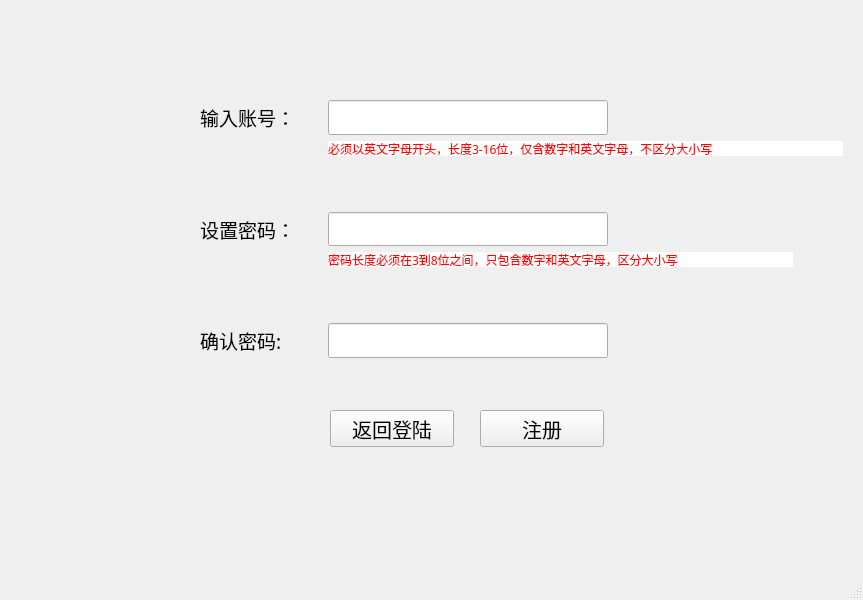
<?xml version="1.0" encoding="UTF-8"?>
<ui version="4.0">
 <class>ZhuCe_MainWindow</class>
 <widget class="QMainWindow" name="ZhuCe_MainWindow">
  <property name="geometry">
   <rect>
    <x>0</x>
    <y>0</y>
    <width>863</width>
    <height>600</height>
   </rect>
  </property>
  <property name="font">
   <font>
    <family>仿宋</family>
    <pointsize>8</pointsize>
   </font>
  </property>
  <property name="windowTitle">
   <string>注册</string>
  </property>
  <widget class="QWidget" name="centralwidget">
   <widget class="QWidget" name="layoutWidget">
    <property name="geometry">
     <rect>
      <x>200</x>
      <y>100</y>
      <width>643</width>
      <height>258</height>
     </rect>
    </property>
    <layout class="QGridLayout" name="gridLayout">
     <item row="7" column="0">
      <widget class="QLabel" name="label_3">
       <property name="font">
        <font>
         <family>仿宋</family>
         <pointsize>14</pointsize>
        </font>
       </property>
       <property name="text">
        <string>确认密码:</string>
       </property>
      </widget>
     </item>
     <item row="4" column="0">
      <widget class="QLabel" name="label_2">
       <property name="minimumSize">
        <size>
         <width>0</width>
         <height>30</height>
        </size>
       </property>
       <property name="font">
        <font>
         <family>仿宋</family>
         <pointsize>14</pointsize>
        </font>
       </property>
       <property name="text">
        <string>设置密码：</string>
       </property>
      </widget>
     </item>
     <item row="7" column="1">
      <widget class="QLineEdit" name="QueRenMiMa">
       <property name="minimumSize">
        <size>
         <width>270</width>
         <height>30</height>
        </size>
       </property>
       <property name="maximumSize">
        <size>
         <width>280</width>
         <height>16777215</height>
        </size>
       </property>
       <property name="font">
        <font>
         <family>仿宋</family>
         <pointsize>14</pointsize>
        </font>
       </property>
       <property name="echoMode">
        <enum>QLineEdit::Password</enum>
       </property>
      </widget>
     </item>
     <item row="0" column="0">
      <widget class="QLabel" name="label">
       <property name="font">
        <font>
         <family>仿宋</family>
         <pointsize>14</pointsize>
        </font>
       </property>
       <property name="text">
        <string>输入账号：</string>
       </property>
      </widget>
     </item>
     <item row="6" column="0">
      <spacer name="verticalSpacer_2">
       <property name="orientation">
        <enum>Qt::Vertical</enum>
       </property>
       <property name="sizeType">
        <enum>QSizePolicy::Fixed</enum>
       </property>
       <property name="sizeHint" stdset="0">
        <size>
         <width>20</width>
         <height>50</height>
        </size>
       </property>
      </spacer>
     </item>
     <item row="3" column="0">
      <spacer name="verticalSpacer">
       <property name="orientation">
        <enum>Qt::Vertical</enum>
       </property>
       <property name="sizeType">
        <enum>QSizePolicy::Fixed</enum>
       </property>
       <property name="sizeHint" stdset="0">
        <size>
         <width>20</width>
         <height>50</height>
        </size>
       </property>
      </spacer>
     </item>
     <item row="2" column="1">
      <widget class="QLabel" name="label_4">
       <property name="minimumSize">
        <size>
         <width>515</width>
         <height>0</height>
        </size>
       </property>
       <property name="maximumSize">
        <size>
         <width>515</width>
         <height>15</height>
        </size>
       </property>
       <property name="font">
        <font>
         <family>仿宋</family>
         <pointsize>9</pointsize>
        </font>
       </property>
       <property name="styleSheet">
        <string notr="true">color: rgb(255, 0, 4);
background-color: rgb(255, 255, 255);</string>
       </property>
       <property name="text">
        <string>必须以英文字母开头，长度3-16位，仅含数字和英文字母，不区分大小写</string>
       </property>
      </widget>
     </item>
     <item row="0" column="1">
      <widget class="QLineEdit" name="ShuRuZhangHao">
       <property name="minimumSize">
        <size>
         <width>270</width>
         <height>30</height>
        </size>
       </property>
       <property name="maximumSize">
        <size>
         <width>280</width>
         <height>16777215</height>
        </size>
       </property>
       <property name="font">
        <font>
         <family>仿宋</family>
         <pointsize>14</pointsize>
        </font>
       </property>
      </widget>
     </item>
     <item row="4" column="1">
      <widget class="QLineEdit" name="SheZhiMiMa">
       <property name="minimumSize">
        <size>
         <width>270</width>
         <height>30</height>
        </size>
       </property>
       <property name="maximumSize">
        <size>
         <width>280</width>
         <height>16777215</height>
        </size>
       </property>
       <property name="font">
        <font>
         <family>仿宋</family>
         <pointsize>14</pointsize>
        </font>
       </property>
       <property name="echoMode">
        <enum>QLineEdit::Password</enum>
       </property>
      </widget>
     </item>
     <item row="5" column="1">
      <widget class="QLabel" name="label_5">
       <property name="minimumSize">
        <size>
         <width>465</width>
         <height>0</height>
        </size>
       </property>
       <property name="maximumSize">
        <size>
         <width>465</width>
         <height>15</height>
        </size>
       </property>
       <property name="font">
        <font>
         <family>仿宋</family>
         <pointsize>9</pointsize>
        </font>
       </property>
       <property name="styleSheet">
        <string notr="true">color: rgb(255, 0, 4);
background-color: rgb(255, 255, 255);</string>
       </property>
       <property name="text">
        <string>密码长度必须在3到8位之间，只包含数字和英文字母，区分大小写</string>
       </property>
      </widget>
     </item>
    </layout>
   </widget>
   <widget class="QWidget" name="layoutWidget">
    <property name="geometry">
     <rect>
      <x>330</x>
      <y>410</y>
      <width>274</width>
      <height>37</height>
     </rect>
    </property>
    <layout class="QHBoxLayout" name="horizontalLayout_2">
     <item>
      <widget class="QPushButton" name="FanHuiDengLu">
       <property name="minimumSize">
        <size>
         <width>110</width>
         <height>35</height>
        </size>
       </property>
       <property name="font">
        <font>
         <family>仿宋</family>
         <pointsize>15</pointsize>
        </font>
       </property>
       <property name="text">
        <string>返回登陆</string>
       </property>
      </widget>
     </item>
     <item>
      <spacer name="horizontalSpacer_2">
       <property name="orientation">
        <enum>Qt::Horizontal</enum>
       </property>
       <property name="sizeType">
        <enum>QSizePolicy::Fixed</enum>
       </property>
       <property name="sizeHint" stdset="0">
        <size>
         <width>20</width>
         <height>20</height>
        </size>
       </property>
      </spacer>
     </item>
     <item>
      <widget class="QPushButton" name="ZhuCe">
       <property name="minimumSize">
        <size>
         <width>110</width>
         <height>35</height>
        </size>
       </property>
       <property name="font">
        <font>
         <family>仿宋</family>
         <pointsize>15</pointsize>
        </font>
       </property>
       <property name="text">
        <string>注册</string>
       </property>
      </widget>
     </item>
    </layout>
   </widget>
  </widget>
  <widget class="QStatusBar" name="statusbar"/>
 </widget>
 <resources/>
 <connections/>
</ui>
